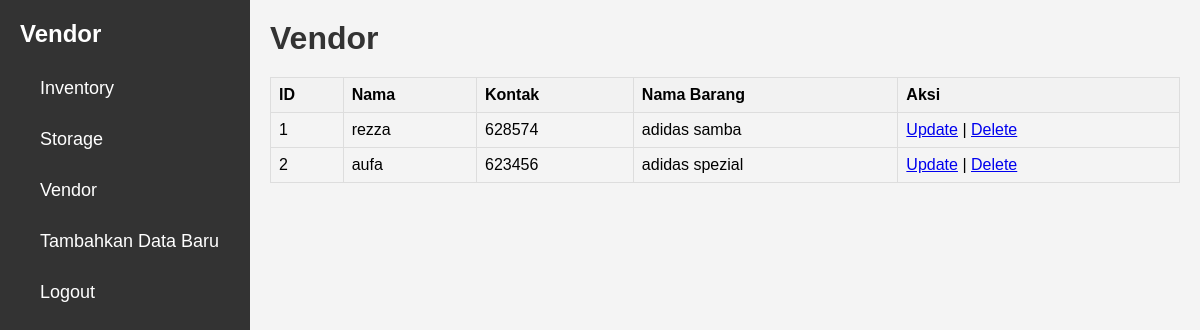
The app's page /vendor.php with its own data.
### tables this page shows
CREATE TABLE `vendor` (
  `id_vendor` int(20) NOT NULL,
  `nama` varchar(50) NOT NULL,
  `kontak` int(20) NOT NULL,
  `nama_barang` varchar(50) NOT NULL
);

### vendor.php (the view, shortened to what this page needs)
<?php
require_once 'koneksi.php';
$stmt = $conn->prepare("SELECT * FROM vendor");
$stmt->execute();
$inventory = $stmt->get_result();
?>
<!DOCTYPE html>
<html lang="en">
<head>
    <link rel="stylesheet" href="dash.css">
</head>
<body>
    <div class="sidebar">
        <h2>Vendor</h2>
        <ul>
            <li><a href="inventory.php"><i class="fas fa-building"></i> Inventory</a></li>
            <li><a href="storage.php"><i class="fas fa-user-graduate"></i> Storage</a></li>
            <li><a href="vendor.php"><i class="fas fa-book"></i> Vendor</a></li>
            <li><a href="insert_vendor.php"><i class="fas fa-plus"></i> Tambahkan Data Baru</a></li>
            <li><a href="logout.php"><i class="fas fa-book"></i> Logout</a></li>
        </ul>
    </div>
    <div class="main-content">
        <header>
            <h1>Vendor</h1>
        </header>
        <table>
            <thead>
                <tr>
                    <th>ID</th>
                    <th>Nama</th>
                    <th>Kontak</th>
                    <th>Nama Barang</th>
                    <th>Aksi</th>
                </tr>
            </thead>
            <tbody>
                <?php
                if ($inventory->num_rows > 0) {
                    while ($row = $inventory->fetch_assoc()) {
                        echo "<tr>";
                        echo "<td>" . htmlspecialchars($row["id_vendor"]) . "</td>";
                        echo "<td>" . htmlspecialchars($row["nama"]) . "</td>";
                        echo "<td>" . htmlspecialchars($row["kontak"]) . "</td>";
                        echo "<td>" . htmlspecialchars($row["nama_barang"]) . "</td>";
                        echo "<td>
                            <a href='update_vendor.php?id_vendor=" . $row["id_vendor"] . "'>Update</a> |
                            <a href='delete_vendor.php?id_vendor=" . $row["id_vendor"] . "'>Delete</a>
                        </td>";
                        echo "</tr>";
                    }
                } else {
                    echo "<tr><td colspan='8'>Tidak ada data vendor ditemukan</td></tr>";
                }
                ?>
            </tbody>
        </table>
    </div>
</body>
</html>

### dash.css (style rules this page uses)
* { margin: 0; padding: 0; box-sizing: border-box; }
body { font-family: Arial, sans-serif; display: flex; height: 100vh; background-color: #f4f4f4; margin: 0; }
.sidebar { width: 250px; background-color: #333; color: #fff; height: 100%; padding: 20px; position: fixed; top: 0; left: 0; overflow-y: auto; transition: width 0.3s ease; }
.sidebar h2 { margin-bottom: 20px; }
.sidebar ul { list-style: none; }
.sidebar ul li { margin-bottom: 10px; }
.sidebar ul li a { color: #fff; text-decoration: none; font-size: 18px; display: flex; align-items: center; padding: 10px; border-radius: 5px; transition: background-color 0.3s; }
.main-content { margin-left: 250px; padding: 20px; width: calc(100% - 250px); }
header { margin-bottom: 20px; }
header h1 { color: #333; }

### vendor.php (style rules this page uses)
table { width: 100%; border-collapse: collapse; }
table, th, td { border: 1px solid #ddd; }
th, td { padding: 8px; text-align: left; }
th { background-color: #f2f2f2; }

### records on screen
vendor: id_vendor "1", nama "rezza", kontak "628574", nama_barang "adidas samba"
vendor: id_vendor "2", nama "aufa", kontak "623456", nama_barang "adidas spezial"
